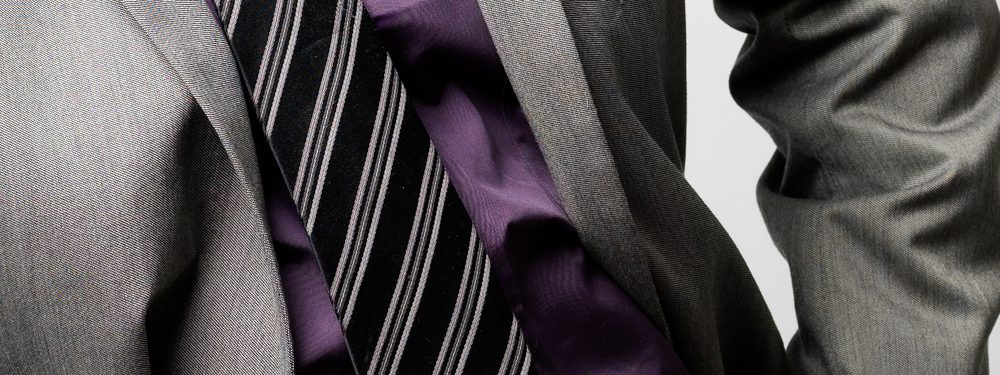
#> input picture data/interp/suit.png, 1000 x 375 px, shrunk from 1814 x 681 before the run
$ python q1a.py
#> lines starting #> are read from the running program, lines starting #| are printed output that depends on the picture
import cv2
import numpy as np
import matplotlib.pyplot as plt

def myImageShrink(img, d):
    """
    Shrink an image by subsampling every d-th pixel along rows and columns.

    Parameters:
    - img: Input image (NumPy array, floating-point, grayscale or color)
    - d: Subsampling factor (integer, e.g., 2 or 3)

    Returns:
    - Subsampled image as a NumPy array (floating-point)
    """
    # Get image dimensions
    height, width = img.shape[:2]

    # Calculate new dimensions
    new_height = height // d
    new_width = width // d

    # Subsample by selecting every d-th pixel
    if len(img.shape) == 3:  # Color image (RGB)
        subsampled = img[ : :d, : :d, :]  #img[start:end:step, start:end:step, :]
    else:  # Grayscale image
        subsampled = img[ : :d, : :d]

    return subsampled

# Load the image
image_path = 'data/interp/suit.png'
img = cv2.imread(image_path, cv2.IMREAD_UNCHANGED)
#> img is the input picture: shape (375, 1000, 3); mean B, G, R 82.2, 81.1, 85.2
if img is None:
    print(f"Error: Could not load image at {image_path}")
    exit()

print(img[11][14])
#| [113 126 128]
print(f"Image shape is : {img.shape}")
#| Image shape is : (375, 1000, 3)

# Convert to floating-point (np.float32) to avoid integer rounding
img = img.astype(np.float32)

# Handle color channels
channels = img.shape[2] if len(img.shape) == 3 else 1
#> channels = 3
if channels == 4:  # RGBA, extract RGB channels
    img = img[:, :, :3] #channels 0,1 and 2 extracted
    print("Note: RGBA image detected, using RGB channels only.")
elif channels == 3:  # BGR (OpenCV default), convert to RGB
    img = cv2.cvtColor(img, cv2.COLOR_BGR2RGB)
    print("RGB image detected / BGR converted to RGB")
else:  # Grayscale
    print("Note: Grayscale image detected.")

# Get original dimensions
height, width = img.shape[:2]
#> height = 375; width = 1000
print(f"Original Dimensions: {width} width x{height} height")
#| Original Dimensions: 1000 width x375 height

# Perform subsampling for d = 2 and d = 3
img_d2 = myImageShrink(img, d=2)
#> in myImageShrink, `subsampled = img[ : :d, : :d, :]`:
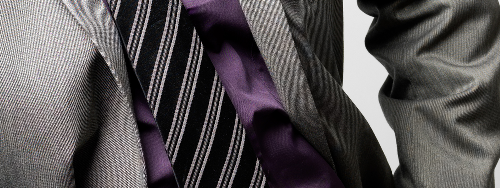
#> subsampled: shape (188, 500, 3) float32; mean R, G, B 85.2, 81.1, 82.2
img_d3 = myImageShrink(img, d=3)
#> call 2 of myImageShrink, with d = 3
#> in myImageShrink (call 2), `subsampled = img[ : :d, : :d, :]`:
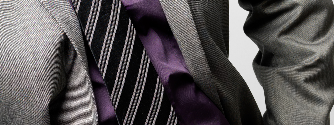
#> subsampled: shape (125, 334, 3) float32; mean R, G, B 85.6, 81.5, 82.6


cmap = 'jet'
norm = plt.Normalize(vmin=0, vmax=255)  # Normalize to 0-255 for float32 pixel values

# Create a figure for visualization
plt.figure(figsize=(18, 5))

# Display original image
plt.subplot(1, 3, 1)
if channels == 1:
    im = plt.imshow(img, cmap=cmap, norm=norm)
else:
    im = plt.imshow(img / 255.0, cmap=cmap, norm=norm)  # Scale to [0,1] for RGB display
plt.title(f'Original\n{width}x{height}')
plt.xlabel('Pixels (X)')
plt.ylabel('Pixels (Y)')
plt.colorbar(im, label='Intensity' if channels == 1 else 'RGB Intensity', fraction=0.046, pad=0.04)
plt.axis('on')
plt.gca().set_aspect('equal', adjustable='box')

# Display subsampled image (d=2)
height_d2, width_d2 = img_d2.shape[:2]
#> height_d2 = 188; width_d2 = 500
plt.subplot(1, 3, 2)
if channels == 1:
    im = plt.imshow(img_d2, cmap=cmap, norm=norm)
else:
    im = plt.imshow(img_d2 / 255.0, cmap=cmap, norm=norm)
plt.title(f'Subsampled (d=2)\n{width_d2}x{height_d2}')
plt.xlabel('Pixels (X)')
plt.ylabel('Pixels (Y)')
plt.colorbar(im, label='Intensity' if channels == 1 else 'RGB Intensity', fraction=0.046, pad=0.04)
plt.axis('on')
plt.gca().set_aspect('equal', adjustable='box')

# Display subsampled image (d=3)
height_d3, width_d3 = img_d3.shape[:2]
#> height_d3 = 125; width_d3 = 334
plt.subplot(1, 3, 3)
if channels == 1:
    im = plt.imshow(img_d3, cmap=cmap, norm=norm)
else:
    im = plt.imshow(img_d3 / 255.0, cmap=cmap, norm=norm)
plt.title(f'Subsampled (d=3)\n{width_d3}x{height_d3}')
plt.xlabel('Pixels (X)')
plt.ylabel('Pixels (Y)')
plt.colorbar(im, label='Intensity' if channels == 1 else 'RGB Intensity', fraction=0.046, pad=0.04)
plt.axis('on')
plt.gca().set_aspect('equal', adjustable='box')

# Adjust layout and display
plt.tight_layout()
plt.show()
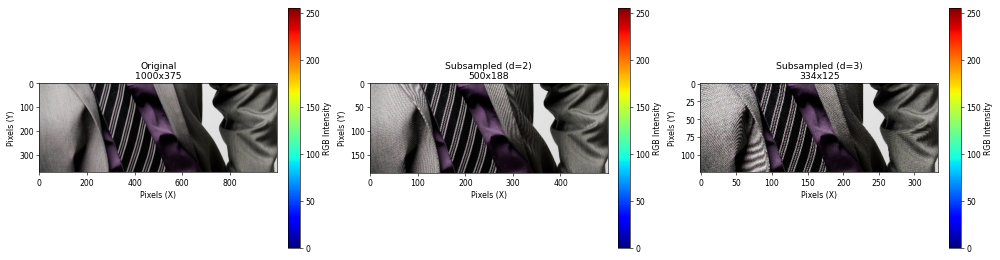
#> figure drawn by matplotlib, 6 panels

# Save subsampled images (optional, in floating-point)
cv2.imwrite('Q1/suit_d2.png', cv2.cvtColor(img_d2, cv2.COLOR_RGB2BGR) if channels == 3 else img_d2)
cv2.imwrite('Q1/suit_d3.png', cv2.cvtColor(img_d3, cv2.COLOR_RGB2BGR) if channels == 3 else img_d3)

$ run again, with data/interp/main.png copied over data/interp/suit.png
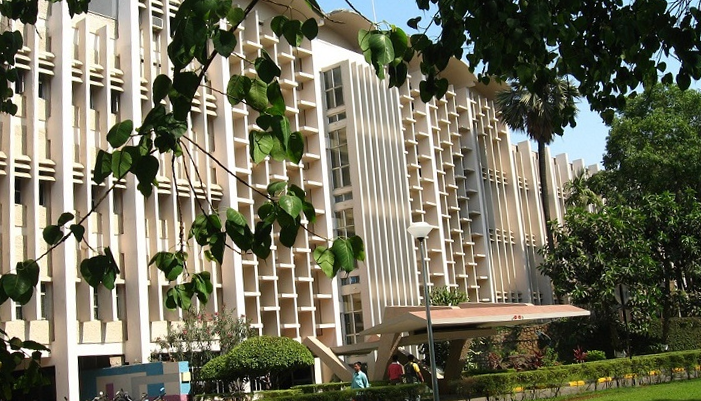
#> input picture data/interp/main.png, 701 x 401 px
#> img is the input picture: shape (401, 701, 3); mean B, G, R 92.4, 112, 113.6
#| [15 15 10]
#| Image shape is : (401, 701, 3)
#| Original Dimensions: 701 width x401 height
#> in myImageShrink, `subsampled = img[ : :d, : :d, :]`:
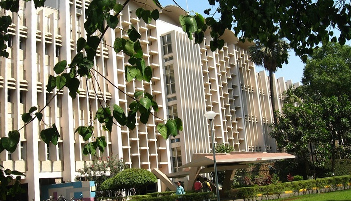
#> subsampled: shape (201, 351, 3) float32; mean R, G, B 113.5, 111.9, 92.3
#> in myImageShrink (call 2), `subsampled = img[ : :d, : :d, :]`:
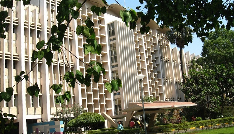
#> subsampled: shape (134, 234, 3) float32; mean R, G, B 113.5, 111.9, 92.4
